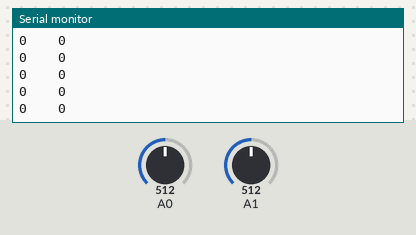
A sketch run on a simulated Arduino Uno, built with avr-gcc and run on an emulated ATmega328P. Shown: the last lines printed to the serial monitor. Inputs (shaded band) come from the test bench; at power-on: A0 = 512, A1 = 512. No radio packets arrive unless stated.

Above: at 1.2 s.
1.3 s: A0 set to 545
At 2.2 s:
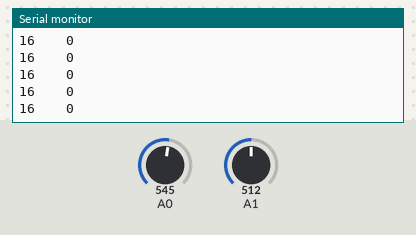
2.8 s: A0 set to 703
At 3.8 s:
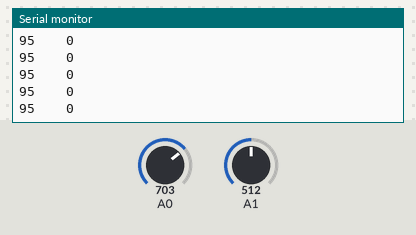
4.3 s: A0 set to 722
At 5.4 s:
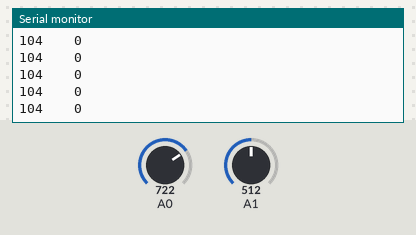
8.8 s: A1 set to 546
At 9.8 s:
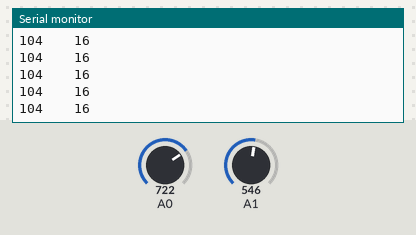
10.3 s: A1 set to 515
At 11.4 s:
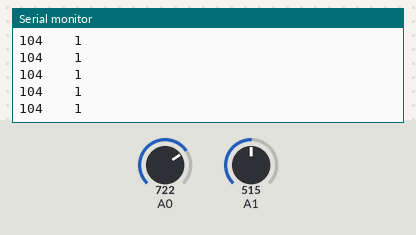
Timing chart, 0 to 12.8 s (numbered marks = the images above; inputs shaded):
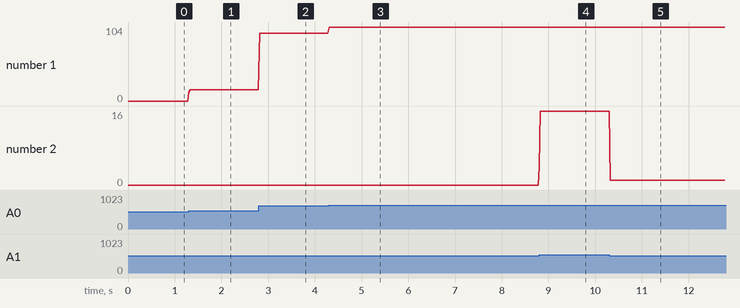

The sketch:

nrf24_rc_car_transmeter.ino
```cpp
/* nrf24 RC car controller - Transmeter
   24.02.2020
   Programme for Radio controlled car with 4 geared motors
*/

#include <SPI.h>
#include <nRF24L01.h>
#include <RF24.h>
#include <I2Cdev.h>
#include <Wire.h>


int data[2];
int x; int y;


RF24 radio(9, 10); //CE, CSN //MSOI-11, MISO-12, CLK-13

const byte password[6] = "00001"; //*enter a security code //

void setup() {
  Serial.begin(9600);
  Wire.begin();

  radio.begin();
  radio.openWritingPipe(password);
  radio.setPALevel(RF24_PA_MIN);
  radio.stopListening();


}

void loop() {


int sx=0;
int sy=0;

for(int i=0; i<10; i++){
  x = analogRead(A0);
  y = analogRead(A1);

  sx=sx+x;
  sy=sy+y;

}
data[0]=sx/10;
data[1]=sy/10;

data[0] = map(data[0], 0,1024, -255, 255); //265 to 403 for gy3 accelomter..
data[1] = map(data[1], 0, 1024, -255, 255);

if(data[0]>255){
  data[0]=255;
}
if(data[1]>255){
  data[1]=255;
}

 radio.write(data, sizeof(data));

Serial.print(data[0]); Serial.print("    ");Serial.println(data[1]);

  delay(20);

}
```

Measured:
- after the input at 1.3 s, the serial monitor: prints a new line at once (image 1)
- after the input at 2.8 s, the serial monitor: prints a new line at once (image 2)
- after the input at 4.3 s, the serial monitor: prints a new line at once (image 3)
- after the input at 8.8 s, the serial monitor: prints a new line at once (image 4)
- after the input at 10.3 s, the serial monitor: prints a new line at once (image 5)
- plotted number 1: 0 → 16 after the input at 1.3 s, 16 → 95 after the input at 2.8 s, 95 → 104 after the input at 4.3 s
- plotted number 2: 0 → 16 after the input at 8.8 s, 16 → 1 after the input at 10.3 s
